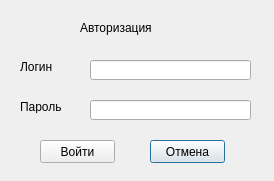
<?xml version="1.0" encoding="UTF-8"?>
<ui version="4.0">
 <class>Authorization</class>
 <widget class="QDialog" name="Authorization">
  <property name="geometry">
   <rect>
    <x>0</x>
    <y>0</y>
    <width>274</width>
    <height>181</height>
   </rect>
  </property>
  <property name="windowTitle">
   <string>Memorigo</string>
  </property>
  <widget class="QLabel" name="authorizationLabel">
   <property name="geometry">
    <rect>
     <x>80</x>
     <y>20</y>
     <width>81</width>
     <height>16</height>
    </rect>
   </property>
   <property name="text">
    <string>Авторизация</string>
   </property>
  </widget>
  <widget class="QLineEdit" name="login">
   <property name="geometry">
    <rect>
     <x>90</x>
     <y>60</y>
     <width>161</width>
     <height>20</height>
    </rect>
   </property>
  </widget>
  <widget class="QLineEdit" name="password">
   <property name="geometry">
    <rect>
     <x>90</x>
     <y>100</y>
     <width>161</width>
     <height>20</height>
    </rect>
   </property>
  </widget>
  <widget class="QLabel" name="loginLabel">
   <property name="geometry">
    <rect>
     <x>20</x>
     <y>60</y>
     <width>47</width>
     <height>13</height>
    </rect>
   </property>
   <property name="text">
    <string>Логин</string>
   </property>
  </widget>
  <widget class="QLabel" name="passwordLabel">
   <property name="geometry">
    <rect>
     <x>20</x>
     <y>100</y>
     <width>47</width>
     <height>13</height>
    </rect>
   </property>
   <property name="text">
    <string>Пароль</string>
   </property>
  </widget>
  <widget class="QPushButton" name="cancelButton">
   <property name="geometry">
    <rect>
     <x>150</x>
     <y>140</y>
     <width>75</width>
     <height>23</height>
    </rect>
   </property>
   <property name="text">
    <string>Отмена</string>
   </property>
  </widget>
  <widget class="QPushButton" name="authorizationButton">
   <property name="geometry">
    <rect>
     <x>40</x>
     <y>140</y>
     <width>75</width>
     <height>23</height>
    </rect>
   </property>
   <property name="text">
    <string>Войти</string>
   </property>
  </widget>
 </widget>
 <resources/>
 <connections/>
</ui>
